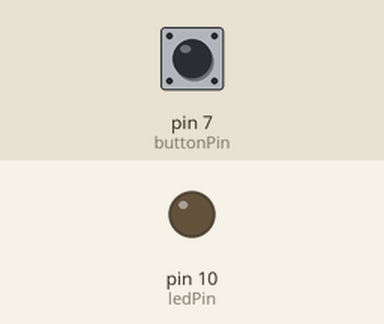
Simulated run of this sketch. Board: Arduino Uno, built with avr-gcc and run on an emulated ATmega328P. Parts: output pins drawn as LEDs (lit = HIGH). The inputs (shaded band) are chosen by the test bench; at power-on: pin 7 (buttonPin) LOW.

Above: at 1.2 s.
1.3 s: pin 7 (buttonPin) pulled HIGH for 0.15 s
At 2.5 s:
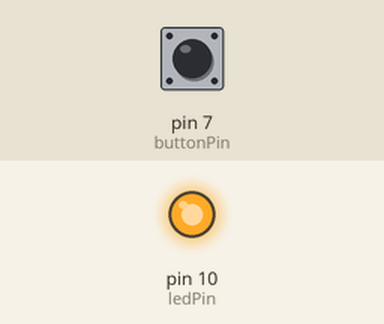
2.9 s: pin 7 (buttonPin) pulled HIGH for 1 s
At 4.0 s:
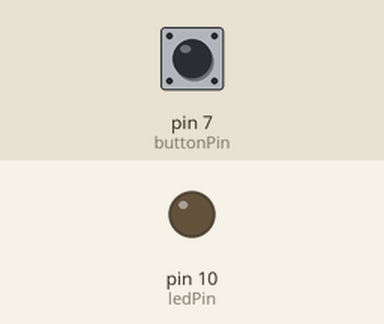
5.4 s: pin 7 (buttonPin) pulled HIGH for 3.2 s
At 5.9 s:
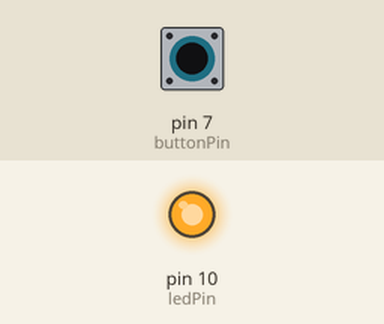
Timing chart, 0 to 8.4 s (numbered marks = the images above; inputs shaded):
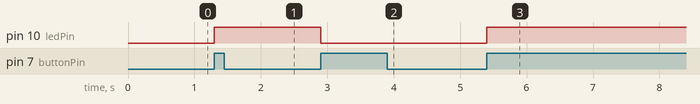

The sketch:

switch.ino
```cpp
int buttonPin = 7;
int ledPin = 10;
int ultimoEstadoButton = 0;
int estadoLed = 0;

void setup() {
  Serial.begin(9600);
  pinMode(ledPin, OUTPUT);
  pinMode(buttonPin, INPUT);
}

void loop() {
  if (digitalRead(buttonPin) == HIGH && ultimoEstadoButton != 1) {
    ultimoEstadoButton = 1;
    estadoLed = !estadoLed;
  } else if (digitalRead(buttonPin) == LOW && ultimoEstadoButton != 0) {
    ultimoEstadoButton = 0;
  }

  digitalWrite(ledPin, estadoLed ? HIGH : LOW);
}
```

Measured:
- after the input at 1.3 s, pin 10 (ledPin): LOW → HIGH at once
- after the input at 2.9 s, pin 10 (ledPin): HIGH → LOW at once
- after the input at 5.4 s, pin 10 (ledPin): LOW → HIGH at once
